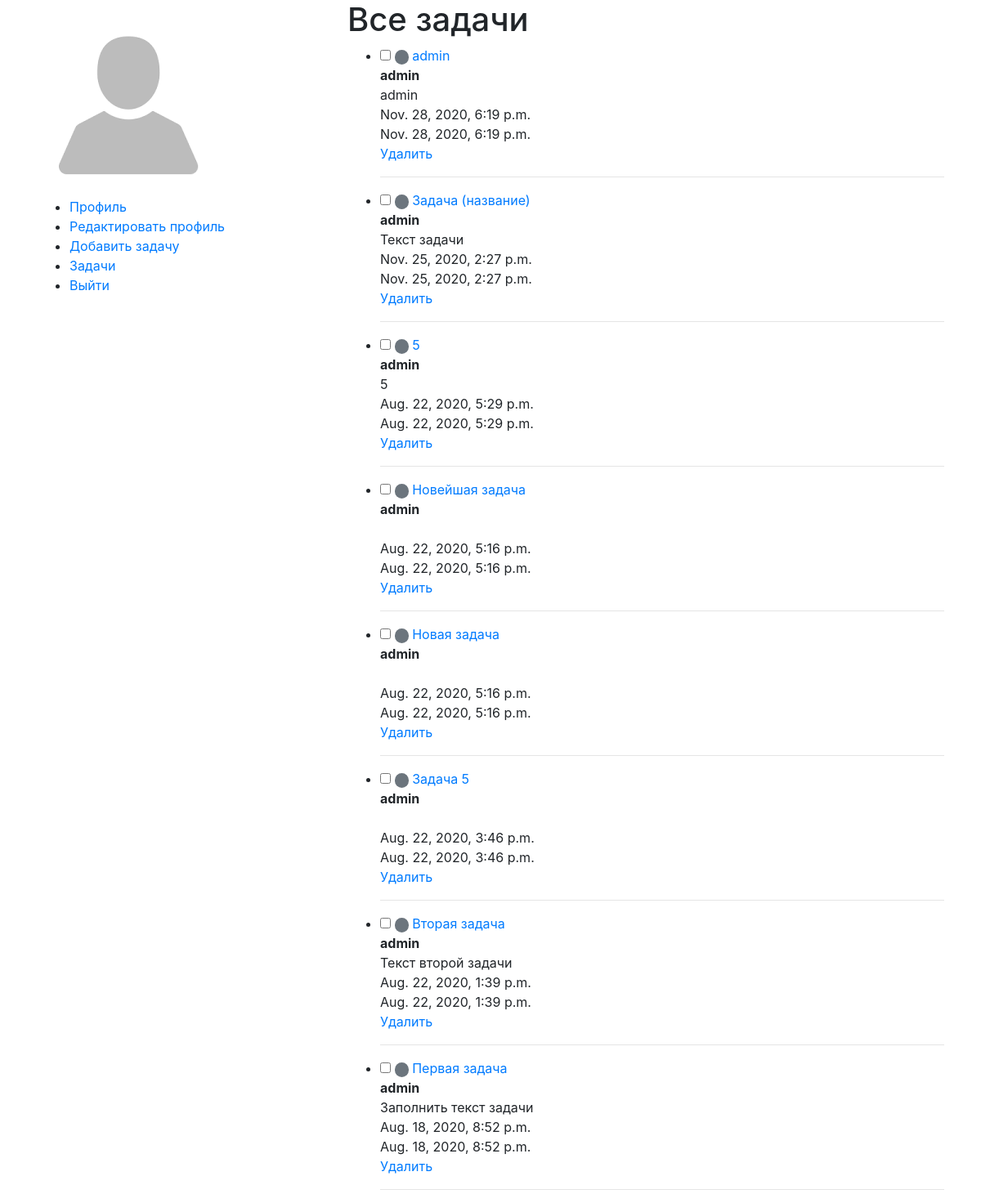
/mytasks/list/ (signed in), run on the app's committed database.
### mytasks/models.py (models this page shows, shortened)
class Task(models.Model):
    PRIORITY_HIGH = 1
    PRIORITY_MEDIUM = 2
    PRIORITY_LOW = 3
    PRIORITY_CHOICES = [
        (PRIORITY_HIGH, "Высокий приоритет"),
        (PRIORITY_MEDIUM, "Средний приоритет"),
        (PRIORITY_LOW, "Низкий приоритет"),
    ]
    task_title = models.CharField('Название задачи', max_length=100)
    task_text = models.TextField('Текст задачи')
    is_completed = models.BooleanField("Выполнено", default=False)
    created = models.DateTimeField('Дата постановки задачи', auto_now_add=True)
    updated = models.DateTimeField('Обновлено', auto_now=True)
    owner = models.ForeignKey(
        User,
        on_delete=models.CASCADE,
        related_name='tasks')
    priority = models.IntegerField(
        "Приоритет", choices=PRIORITY_CHOICES, default=PRIORITY_MEDIUM
    )
    class Meta:
        ordering = ('-created',)

### mytasks/views.py (the view)
# urls.py: path('list/', views.TaskListView.as_view(), name='list'),
class TaskListView(LoginRequiredMixin, ListView):
    model = Task
    context_object_name = "tasks"
    template_name = 'tasks/list.html'
    def get_queryset(self):
        u = self.request.user
        return u.tasks.all()

### mytasks/templates/tasks/list.html (shortened to what this page needs)
{% extends "base.html" %}
{% load static %}
{% block main_content %}
    <h1>
    Все задачи
    </h1>
    <ul id="tasks-list">
    {% for task in tasks %}
        {% if task.is_completed %}
        <li class="completed">
            <input class="checkbox" data-uid={{ task.id }} type="checkbox" disabled="disabled" checked="checked"/>
        {% else %}
        <li>
            <input class="checkbox" data-uid={{ task.id }} type="checkbox"/>
        {% endif %}
            {% if task.priority == task.PRIORITY_HIGH %}
            <span class="badge badge-pill badge-danger">&nbsp;</span>
            {% elif task.priority == task.PRIORITY_MEDIUM %}
            <span class="badge badge-pill badge-secondary">&nbsp;</span>
            {% elif task.priority == task.PRIORITY_LOW %}
            <span class="badge badge-pill badge-success">&nbsp;</span>
            {% endif %}
            <a href={% url "tasks:detail" task.id %}> {{ task.task_title }}</a> <br>
            <b>{{ task.owner }} </b> <br>
            {{ task.task_text }} <br>
            {{ task.created }} <br>
            {{ task.updated }} <br>
            <a class="remove" href="{% url 'tasks:delete' task.id %}">Удалить</a>
            <hr/>
        </li>
    {% endfor %}
    </ul>
{% endblock %}

### data on the page
Task: task_title "admin", owner "admin", task_text "admin", created "Nov. 28, 2020, 6:19 p.m.", updated "Nov. 28, 2020, 6:19 p.m."
Task: task_title "Задача (название)", owner "admin", task_text "Текст задачи", created "Nov. 25, 2020, 2:27 p.m.", updated "Nov. 25, 2020, 2:27 p.m."
Task: task_title "5", owner "admin", task_text "5", created "Aug. 22, 2020, 5:29 p.m.", updated "Aug. 22, 2020, 5:29 p.m."
Task: task_title "Новейшая задача", owner "admin", created "Aug. 22, 2020, 5:16 p.m.", updated "Aug. 22, 2020, 5:16 p.m."
Task: task_title "Новая задача", owner "admin", created "Aug. 22, 2020, 5:16 p.m.", updated "Aug. 22, 2020, 5:16 p.m."
Task: task_title "Задача 5", owner "admin", created "Aug. 22, 2020, 3:46 p.m.", updated "Aug. 22, 2020, 3:46 p.m."
Task: task_title "Вторая задача", owner "admin", task_text "Текст второй задачи", created "Aug. 22, 2020, 1:39 p.m.", updated "Aug. 22, 2020, 1:39 p.m."
Task: task_title "Первая задача", owner "admin", task_text "Заполнить текст задачи", created "Aug. 18, 2020, 8:52 p.m.", updated "Aug. 18, 2020, 8:52 p.m."
